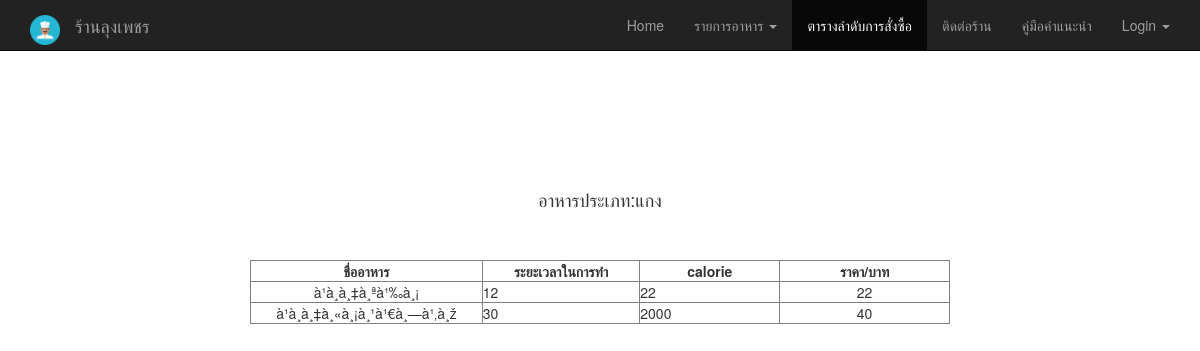
Screenshot of /foods3.php with the database file from the repository.
### tables this page shows
CREATE TABLE `type3` (
  `name` varchar(45) NOT NULL,
  `type` varchar(45) NOT NULL,
  `calorie` varchar(45) NOT NULL,
  `price` int(11) NOT NULL
);

### foods3.php (the view, shortened to what this page needs)
<!DOCTYPE html>
<html>
<head>
  <link rel="stylesheet" type="text/css" href="./css/bootstrap.css">
  <link rel="stylesheet" type="text/css" href="css.css">
</head>
<body>
    <nav id="scrollingNav" class="navbar navbar-inverse navbar-fixed-top" role= "navigation">
<div class="container">
    <div class="navbar-header">
      <a class="navbar-brand">  <img class="circle" src="./image/icon5.png" width="30" height="30"  border-radius="50"/></a>
      <a class="navbar-brand" href="#">ร้านลุงเพชร</a>
    </div>
      <ul class="nav navbar-nav navbar-right">
      <li><a href="index.php">Home</a></li>
       <li class="dropdown">
          <a href="#" class="dropdown-toggle" data-toggle="dropdown" role="button" aria-haspopup="true" aria-expanded="false">รายการอาหาร <span class="caret"></span></a>
        </li>
       <li class="active"><a href="order.php">ตารางลำดับการสั่งซื้อ</a></li>
        <li><a href="ContactUs.php">ติดต่อร้าน</a></li>
       <li><a href="document.php">คู่มือคำแนะนำ</a></li>
        <li class="dropdown">
          <a href="#" class="dropdown-toggle" data-toggle="dropdown" role="button" aria-haspopup="true" aria-expanded="false">Login <span class="caret"></span></a>
        </li>
      </ul>
    </div>
</nav>
</div> <br><br><br><br><br><br><br><br><br>
<?php
$strSQL = "SELECT * FROM type3";
$objQuery = mysql_query($strSQL) or die ("Error Query [".$strSQL."]");
?>
<div class="center">
<center><H4>อาหารประเภท:แกง</H4></center><br><br>
<center><table width="700" border="1">
  <tr>
    <th width="91"> <div align="center">ชื่ออาหาร </div></th>
    <th width="90"> <div align="center">ระยะเวลาในการทำ </div></th>
    <th width="80"> <div align="center">calorie </div></th>
    <th width="97"> <div align="center">ราคา/บาท </div></th>
  </tr></center>
<?php
while($objResult = mysql_fetch_array($objQuery))
{
?>
  <tr>
    <td><div align="center"><?php echo $objResult["name"];?></div></td>
    <td><?php echo $objResult["type"];?></td>
    <td><?php echo $objResult["calorie"];?></td>
    <td><div align="center"><?php echo $objResult["price"];?></div></td>
  </tr>
<?php
}
?>
</table></div>
</body>

### css.css (style rules this page uses)
body { background-color: #FFFFFF; }

### rows the page displays
type3: name "à¹à¸à¸‡à¸ªà¹‰à¸¡", type "12", calorie "22", price "22"
type3: name "à¹à¸à¸‡à¸«à¸¡à¸¹à¹€à¸—à¹‚à¸ž", type "30", calorie "2000", price "40"
